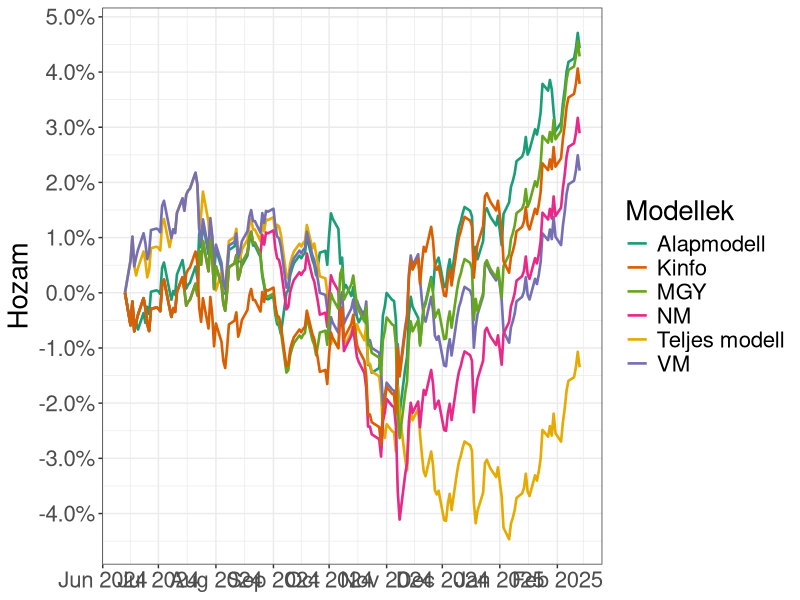

Reproduce this figure in R.
library(tidyverse)

df = read.csv("LSTM/preds_huf.csv")
df$date = as.Date(df$date)

# Example dataframe structure:
# df$ActualPrice: Actual price for each day
# df$PredictedPrice: Predicted price for each day

model = "alapmodell"

trading_backtest = function(df, model) {
  # Generate trading signals and simulate trades
  df$Signal <- c(NA)  # Initialize Signal column
  
  # Logic for trading signals
  for (i in 2:nrow(df)) {
    # Compare previous day's actual price with current day's predicted price
    if (df$eredeti[i - 1] < df[i, model]) {
      df$Signal[i] <- 1  # Buy signal
    } else if (df$eredeti[i - 1] > df[i, model]) {
      df$Signal[i] <- -1  # Sell signal
    } else {
      df$Signal[i] <- 0  # Hold signal
    }
  }
  
  # On the last day, sell everything (signal = -1)
  df$Signal[nrow(df)] <- -1
  
  # Calculate returns based on trading signals
  df$Returns <- diff(df$eredeti) / lag(df$eredeti, 1)
  df$StrategyReturns <- df$Signal * df$Returns
  
  # Performance metrics
  cumulative_strategy_returns <- prod(1 + na.omit(df$StrategyReturns)) - 1
  cumulative_market_returns <- prod(1 + na.omit(df$Returns)) - 1
  
  cat("Cumulative Strategy Returns:", cumulative_strategy_returns, "\n")
  cat("Cumulative Market Returns:", cumulative_market_returns, "\n")
  
  df[1, 10:12] = 0
  
  # Visualization
  # plot(1:nrow(df), cumsum(df$StrategyReturns), type = "l", col = "blue",
  #      xlab = "Day", ylab = "Cumulative Returns", main = "Trading Strategy Backtest")
  # lines(1:nrow(df), cumsum(df$Returns), col = "red")
  # legend("topright", legend = c("Strategy", "Market"), col = c("blue", "red"), lty = 1)
  
  return(list(
    model,
    cumulative_strategy_returns_eod = cumulative_strategy_returns,
    cumulative_strategy_returns = cumsum(df$StrategyReturns)
  ))
  
}

alapmodell = trading_backtest(df, "alapmodell")
teljes = trading_backtest(df, "teljes")
kinfo = trading_backtest(df, "kinfo")
vm = trading_backtest(df, "vm")
nm = trading_backtest(df, "nm")
mgy = trading_backtest(df, "mgy")

returns = data.frame(
  date = df$date,
  alapmodell = alapmodell$cumulative_strategy_returns,
  teljes = teljes$cumulative_strategy_returns,
  kinfo = kinfo$cumulative_strategy_returns,
  vm = vm$cumulative_strategy_returns,
  nm = nm$cumulative_strategy_returns,
  mgy = mgy$cumulative_strategy_returns
)

linewidth = .9

ggplot(returns, aes(x = date))+
  geom_line(aes(y = alapmodell, color = "Alapmodell"), linewidth = linewidth)+
  geom_line(aes(y = teljes, color = "Teljes modell"), linewidth = linewidth)+
  geom_line(aes(y = vm, color = "VM"), linewidth = linewidth)+
  geom_line(aes(y = nm, color = "NM"), linewidth = linewidth)+
  geom_line(aes(y = mgy, color = "MGY"), linewidth = linewidth)+
  geom_line(aes(y = kinfo, color = "Kinfo"), linewidth = linewidth)+
  scale_color_manual(
    name = "Modellek",  # Legend title
    values = c(
      "Alapmodell" = "#1b9e77",
      "Kinfo" = "#d95f02",
      "VM" = "#7570b3",
      "NM" = "#e7298a",
      "MGY" = "#66a61e",
      "Teljes modell" = "#e6ab02"
    )
  ) +
  scale_x_date(
    date_breaks = "1 month",
    date_labels = "%b %Y") +
  scale_y_continuous(labels = scales::percent, breaks = seq(-0.05, 0.05, by = 0.01))+
  theme_bw() +
  labs(y = "Hozam")+
  theme(axis.title.x = element_blank(),
        text = element_text(size = 20))
